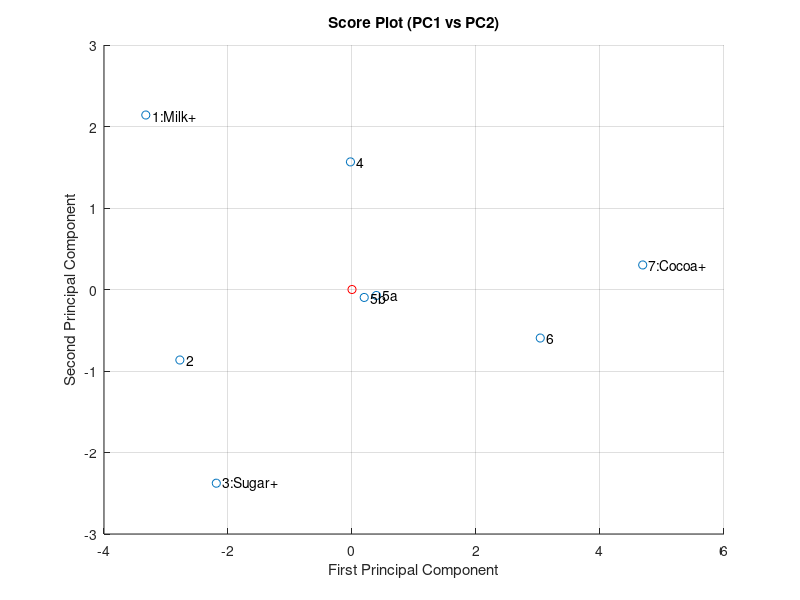
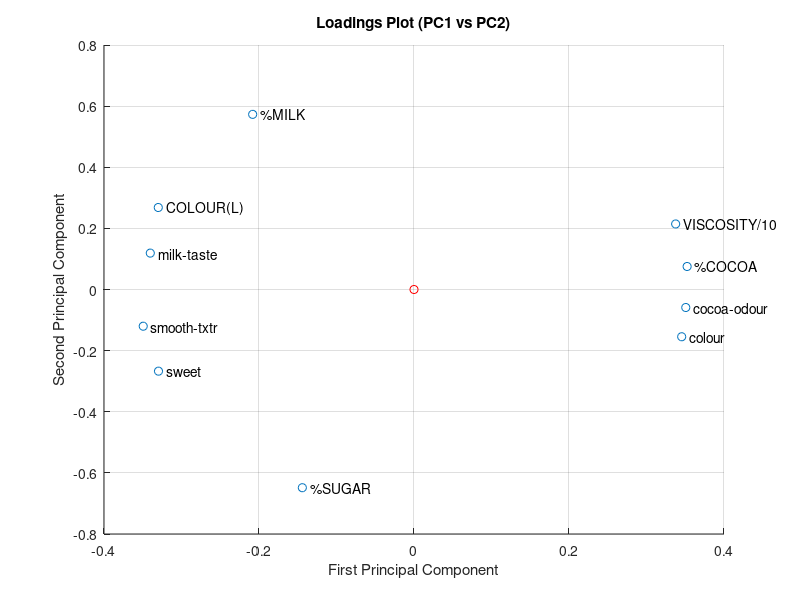
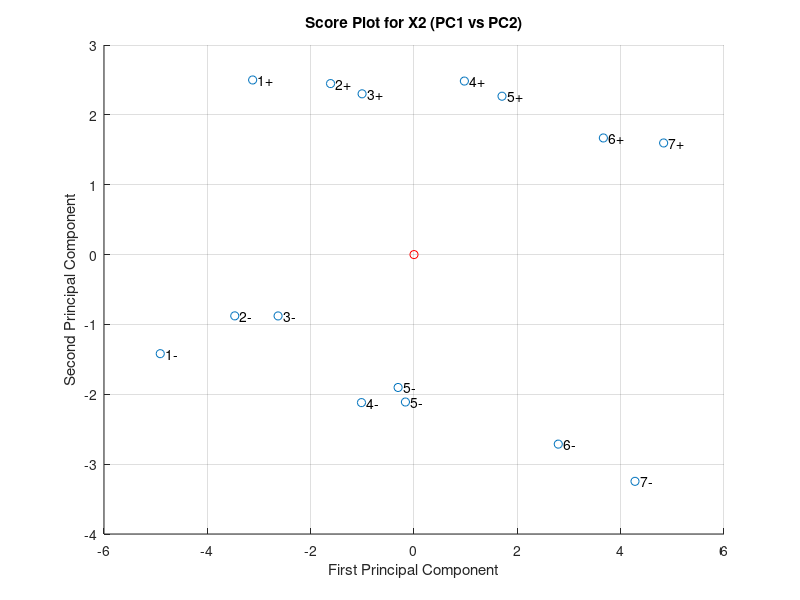
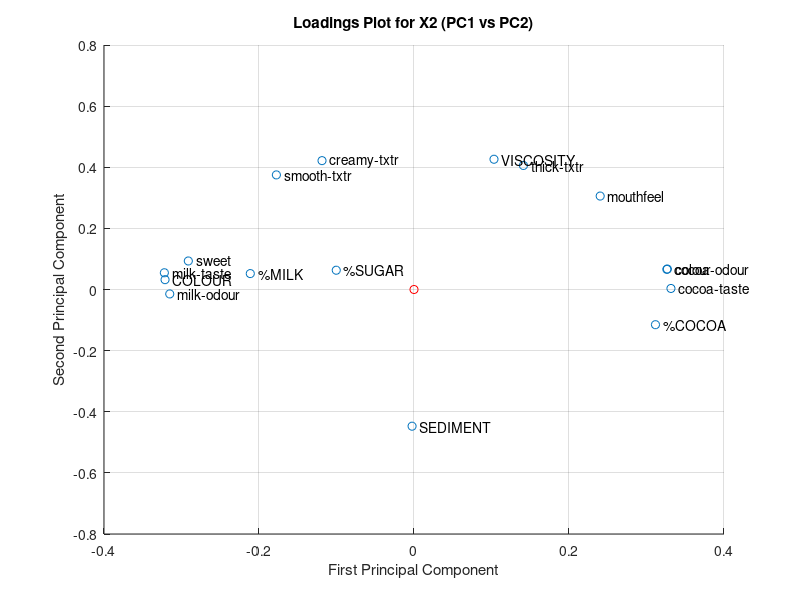

Recreate these plots in MATLAB, in order.
% Dette scriptet finner dei a første prinsipalkomponentane til ei 
% datamatrise X1. Frå scriptet får vi:
% T = scores matrisa (koordinatane til prinsipalkomponentane)
% P = loading matrisa (prinsipalkomponentane til X).
% Grafisk framstilling av prinsipalkomponentane.
% Forklart variasjon av prinsipalkomponentane.

% Laster inn datamatrisa.
load Arbeidskrav3.mat

% Antall prinsipalkomponentar eg ønskjer å finne i matrisa X
a = 2;  % Set to 2 since task 2 asks for the first two components

% Først preprosesserer eg matrisa slik at kvar kolonne får gjennomsnitt 0
% og standardavvik 1.
[n,m] = size(X1);    % n = antall objekt, m = antall variablar
meanX1 = mean(X1);   % Gjennomsnittet av kvar kolonne i matrisa X
stdX1 = std(X1);     % Standardavviket i kvar kolonne i matrisa X.

for j = 1:m
    X1(:,j) = X1(:,j) - meanX1(j); % Trekker gjennomsnittet av kolonne j 
    if stdX1(j) ~= 0
        X1(:,j) = X1(:,j) / stdX1(j); % Dividerer kolonne j med standardavviket 
    end
end
X1norm = X1;  % Preprosessert matrise.
%   0.0737   -0.0278   -0.0485    0.0149   -0.0417    0.0918    0.2085    0.0526    0.3268   -0.0112
%   0.1064   -0.0309   -0.0788   -0.0219    0.0432   -0.0976   -0.0333    0.1285    0.0099   -0.0410
%   0.0131    0.0141   -0.0308    0.0314    0.0724   -0.0542    0.1018   -0.0787    0.1134    0.0878
%  -0.1056    0.0747    0.0277    0.0405    0.1804   -0.1686   -0.1651   -0.1509   -0.3022    0.1008
%  -0.1295    0.0126    0.1274   -0.0246   -0.1947    0.1237   -0.0400   -0.1352   -0.1300   -0.0347
%  -0.0586   -0.0313    0.1004   -0.0828   -0.1234    0.0848   -0.2905    0.1118   -0.3734   -0.1091
%  -0.0950    0.0548    0.0362    0.0694    0.0329    0.1501    0.0800   -0.0302    0.1133   -0.0266
%   0.1956   -0.0662   -0.1336   -0.0269    0.0310   -0.1300    0.1385    0.1021    0.2422    0.0340

% Bruker NIPALS-metoden for å finne dei a største eigenvektorane til 
% transponert(X)X (prinsipalkomponentane til X). 
% NIPALS-algoritma er beskrevet i kompendiet på s.331.

% Initialiserer scores/loadingmatrisa som 0-matriser.
T = zeros(n,a); 
P = zeros(m,a);

% NIPAL Algorithm
for i = 1:a
    t_old = rand(n,1);  % Start with random initialization
    p = X1norm' * t_old;  % Calculate loading
    p = p / norm(p);      % Normalize loading to length 1
    t = X1norm * p;       % Calculate scores (projection onto p)
    
    % Iteratively update until convergence
    while norm(t - t_old) > 0.00001
        p = X1norm' * t;
        p = p / norm(p);  % Normalize p
        t_old = t;
        t = X1norm * p;   % Update t
    end
    
    % Store the calculated scores and loadings
    T(:,i) = t;     % Scores
    P(:,i) = p;     % Loadings
    
    % Deflate the data (remove explained variance)
    X1norm = X1norm - t * p';
end

% Finner forklart variasjon av dei a prinsipalkoeffisientane.
trX1 = trace(X1' * X1);    % Trace av standardisert matrise X
trT = trace(T' * T);       % Trace av scoresmatrisa (explained variance)
fprintf('Forklart variasjon med %d prinsipalkomponenter er: %4.2f%%\n', a, trT / trX1 * 100);
% 98.36%

% Task 2c: Plot the score plot of the first two principal components
figure;
scatter(T(:,1), T(:,2));
text(T(:,1) + 0.1, T(:,2), objNames1);  % Annotate with object names
xlabel('First Principal Component');
ylabel('Second Principal Component');
title('Score Plot (PC1 vs PC2)');
hold on;
plot(0,0,'or');  % Origo (as reference)
grid on;

% Task 2d: Check if the taste panel is consistent (compare 5a and 5b)
distance_5a_5b = norm(T(5,:) - T(6,:));  % Distance between the two trials (5a, 5b)
fprintf('Avstand mellom 5a og 5b: %f\n', distance_5a_5b);  % Output the distance

% Task 2f: Plot the loadings for the first two principal components
figure;
scatter(P(:,1), P(:,2));
text(P(:,1) + 0.01, P(:,2), varNames1);  % Annotate with variable names
xlabel('First Principal Component');
ylabel('Second Principal Component');
title('Loadings Plot (PC1 vs PC2)');
hold on;
plot(0,0,'or');  % Origo (as reference)
grid on;

% Additional task 2g: PCA for X2 with the extra substance
% Preprocess X2 in the same way as X1
[n2,m2] = size(X2);
meanX2 = mean(X2);
stdX2 = std(X2);

for j = 1:m2
    X2(:,j) = X2(:,j) - meanX2(j);  % Subtract mean
    if stdX2(j) ~= 0
        X2(:,j) = X2(:,j) / stdX2(j);  % Divide by standard deviation
    end
end

X2norm = X2;  % Preprocessed X2

% NIPALS for X2
T2 = zeros(n2, a);
P2 = zeros(m2, a);

for i = 1:a
    t_old = rand(n2,1);
    p = X2norm' * t_old;
    p = p / norm(p);
    t = X2norm * p;
    
    while norm(t - t_old) > 0.00001
        p = X2norm' * t;
        p = p / norm(p);
        t_old = t;
        t = X2norm * p;
    end
    
    T2(:,i) = t;
    P2(:,i) = p;
    X2norm = X2norm - t * p';
end

% Explained variance for X2
trX2 = trace(X2' * X2);
trT2 = trace(T2' * T2);
fprintf('Forklart variasjon med %d prinsipalkomponenter for X2 er: %4.2f%%\n', a, trT2 / trX2 * 100);

% Plot the score plot for X2
figure;
scatter(T2(:,1), T2(:,2));
text(T2(:,1) + 0.1, T2(:,2), objNames2);
xlabel('First Principal Component');
ylabel('Second Principal Component');
title('Score Plot for X2 (PC1 vs PC2)');
hold on;
plot(0,0,'or');  % Origo (as reference)
grid on;

% Plot the loadings for X2
figure;
scatter(P2(:,1), P2(:,2));
text(P2(:,1) + 0.01, P2(:,2), varNames2);
xlabel('First Principal Component');
ylabel('Second Principal Component');
title('Loadings Plot for X2 (PC1 vs PC2)');
hold on;
plot(0,0,'or');  % Origo (as reference)
grid on;
